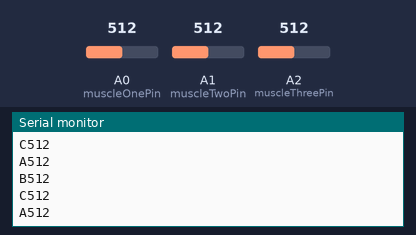
Simulated run of this sketch. Board: Arduino Uno, built with avr-gcc and run on an emulated ATmega328P. Parts: the last lines printed to the serial monitor. The test bench sets the inputs (shaded band); at power-on: A0 (muscleOnePin) = 512, A1 (muscleTwoPin) = 512, A2 (muscleThreePin) = 512.

Above: at 1.2 s.
1.3 s: A0 (muscleOnePin) set to 716
At 1.9 s:
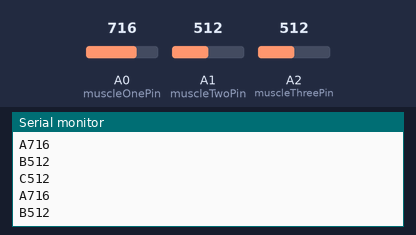
2.8 s: A1 (muscleTwoPin) set to 716
At 3.7 s:
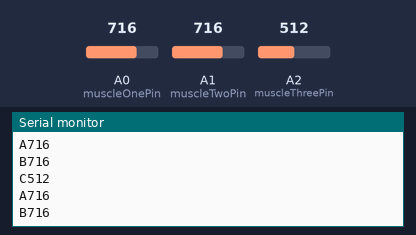
4.3 s: A2 (muscleThreePin) set to 716
At 5.1 s:
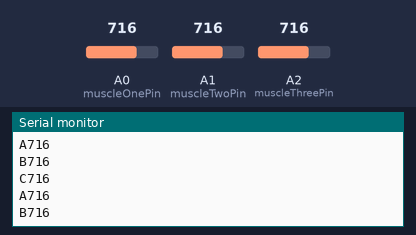
5.8 s: A0 (muscleOnePin) set to 900
At 6.3 s:
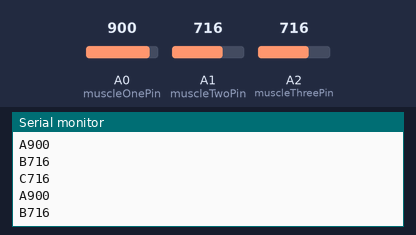
7.3 s: A1 (muscleTwoPin) set to 900
At 8.1 s:
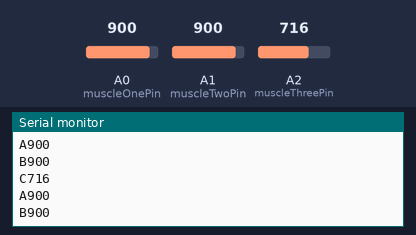
8.8 s: A2 (muscleThreePin) set to 900
At 9.8 s:
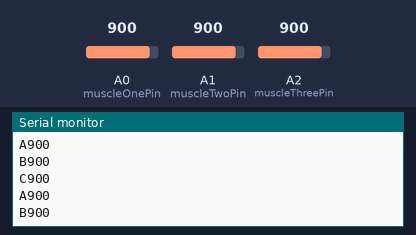
Timing chart, 0 to 11.3 s (numbered marks = the images above; inputs shaded):
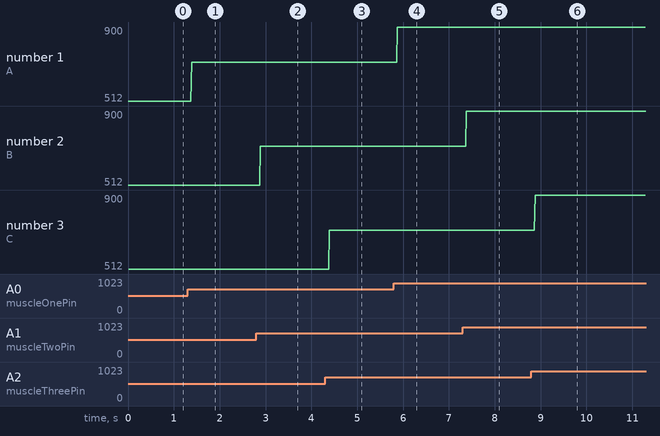

The sketch:

pcb1_script.ino
```cpp
static const int muscleOnePin = A0;
static const int muscleTwoPin = A1;
static const int muscleThreePin = A2;

int muscleOneReading;
int muscleTwoReading;
int muscleThreeReading;

void setup() {
  // Start serial monitor
  Serial.begin(9600);
}

void loop() {
  muscleOneReading = analogRead(muscleOnePin);
  muscleTwoReading = analogRead(muscleTwoPin);
  muscleThreeReading = analogRead(muscleThreePin);

  // Encode to serial monitor
  Serial.print("A");
  Serial.println(muscleOneReading);
  Serial.print("B");
  Serial.println(muscleTwoReading);
  Serial.print("C");
  Serial.println(muscleThreeReading);

}
```

Measured:
- after the input at 1.3 s, the serial monitor: prints a new line after 0.09 s (image 1)
- after the input at 2.8 s, the serial monitor: prints a new line after 0.09 s (image 2)
- after the input at 4.3 s, the serial monitor: prints a new line after 0.09 s (image 3)
- after the input at 5.8 s, the serial monitor: prints a new line after 0.08 s (image 4)
- after the input at 7.3 s, the serial monitor: prints a new line after 0.08 s (image 5)
- after the input at 8.8 s, the serial monitor: prints a new line after 0.09 s (image 6)
- plotted number 1: 512 → 716 after the input at 1.3 s, 716 → 900 after the input at 5.8 s
